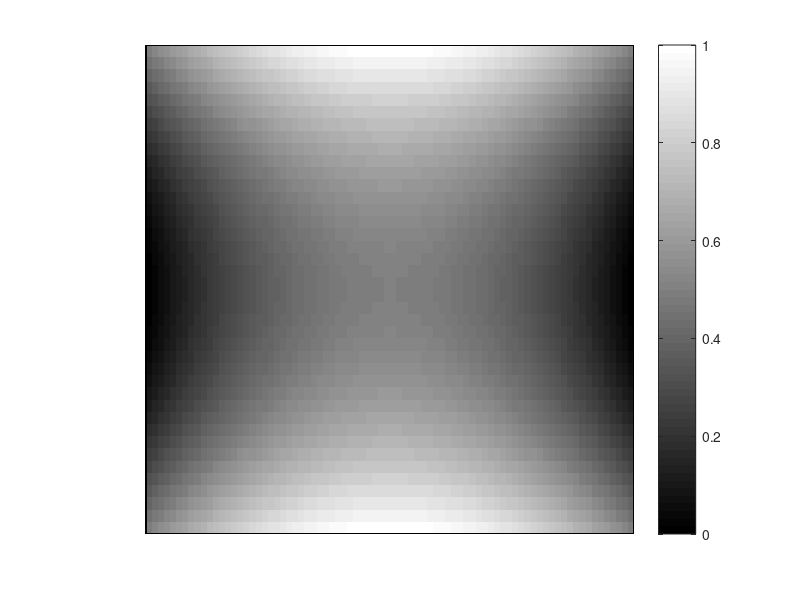
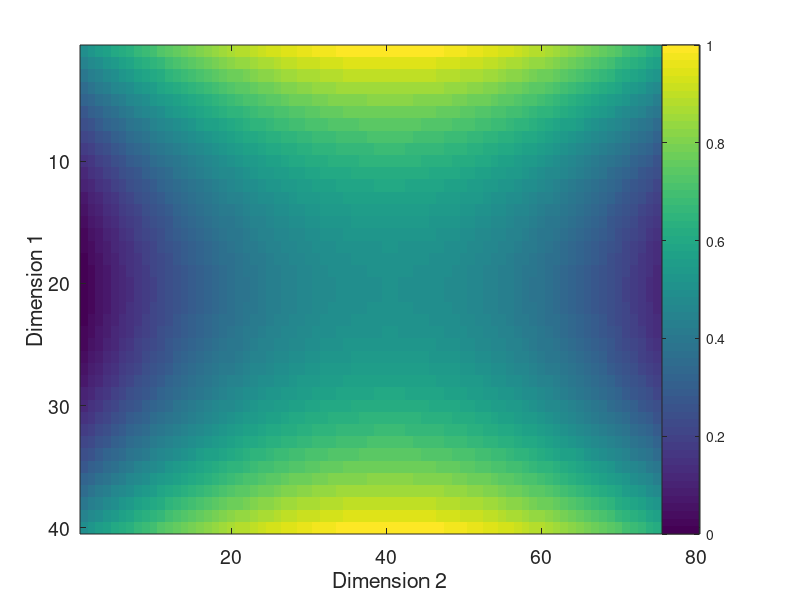
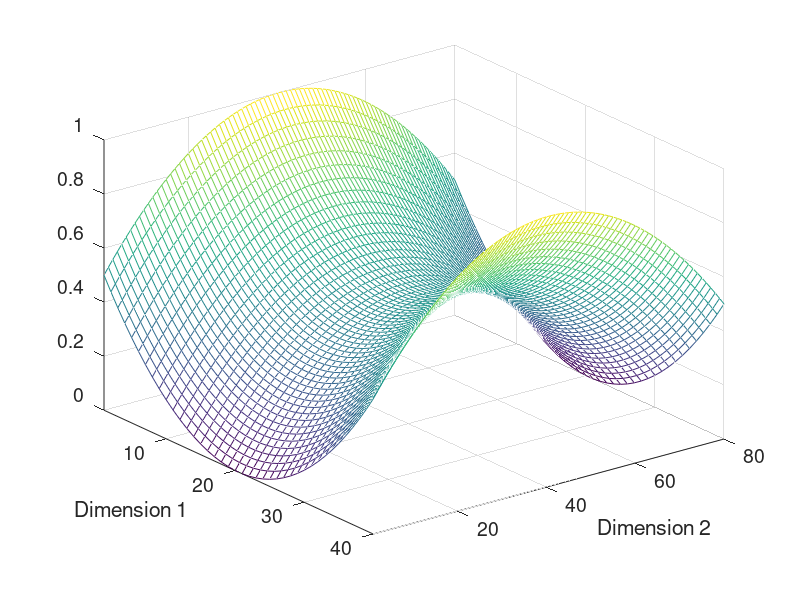
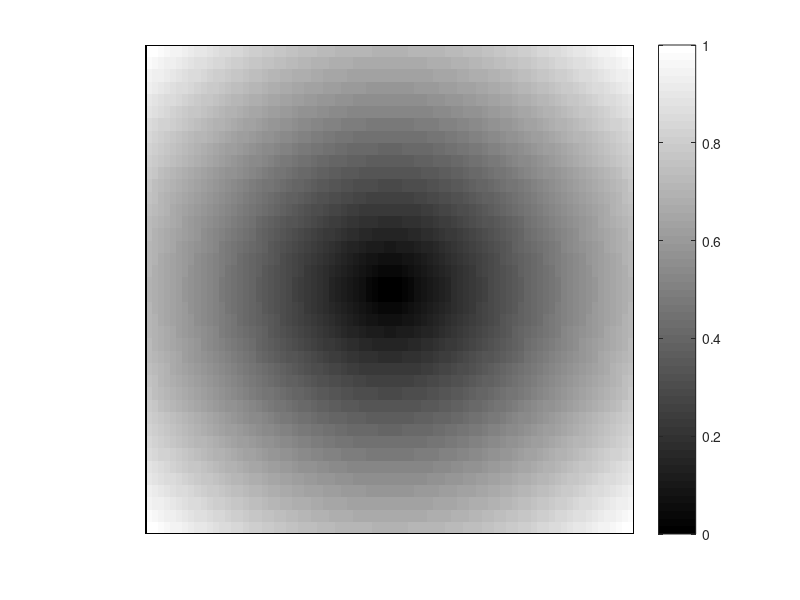

Source code (MATLAB) for these figures, in order:
%%create_4pixel_images
clear
close all

font_size = 14;
im_size = 400;

%Grid for images
array_size = 40;
col_sizes = 40:40:160;
row_sizes = 40:40:160;

%Choices for functions
func_choices = [1,2,11];

%Printer type
format_type = '-dpng';
resolution = '-r100';


%Possible shapes 3D functions
func_handles = {@(X,Y) X.^2-Y.^2; ...
    @(X,Y) sqrt(X.^2 + Y.^2); ...
    @(X,Y) Y; ...
	@(X,Y) 1 - abs(Y); ...
	@(X,Y) 1 - abs(X); ...
	@(X,Y) Y - X; ...
	@(X,Y) Y.^2 - X.^2; ...
	@(X,Y) Y.^2 - X; ...
	@(X,Y) -sqrt(X.^2 + Y.^2); ...
	@(X,Y) X.*Y; ...
	@(X,Y) sin(pi*X).*sin(pi*Y); ...
	@(X,Y) sin(pi*Y); ...
    @(X,Y) sin(pi*Y)-sin(pi*X); ...
    @(X,Y) sin(3*pi*sqrt(X.^2 + Y.^2))./(sqrt(X.^2 + Y.^2)+eps) };

%Make an image for each row choice, col choice and func choice
for ii = 1:length(row_sizes)
    for jj = 1:length(col_sizes)
        
        %Skip over cases when they are equal
        if col_sizes(jj)==row_sizes(ii)
            continue;
        end
        
        %Make the grid for the function calls
        x = linspace(-1,1,col_sizes(jj));
        y = linspace(-1,1,row_sizes(ii));
        [Y,X] = meshgrid(x,y);

        for kk = func_choices 
            
            %Create an image with max and min values as the defined range
            im = func_handles{kk}(X,Y);
            im = (im - min(im(:))) / (max(im(:)) - min(im(:)));


            %Interpolate to make bigger
            big_im = imresize(im,[im_size im_size],'nearest');

            %Add a 1-pixel black border
            big_im(1:end,1) = 0;
            big_im(1:end,end) = 0;
            big_im(1,1:end) = 0;
            big_im(end,1:end) = 0;

            %Resize and show
            figure('Color','w')        
            imshow(big_im,[]);
            fig_pos = get(gcf,'Position');
            ax_pos = get(gca,'Position');
            set(gca,'FontSize',font_size)

            %Add colorbar and return to original position
            colorbar
            set(gca,'Position',[ax_pos(1:2)-[0.03 0.0], ax_pos(3:4)])
            ax_pos = get(gca,'Position');


            %Print imshow
            print(sprintf('Cropped\\visualize2_imshow_row%d_col%d_func%d',ii,jj,kk),format_type,resolution);

            % Imagesc
            figure('Color','w')
            imagesc(im)
            colorbar
            set(gcf,'Position',fig_pos)
            set(gca,'Position',ax_pos)
            set(gca,'FontSize',font_size)
            xlabel('Dimension 2'), ylabel('Dimension 1')

            %Print Imagesc
            print(sprintf('Cropped\\visualize2_imagesc_row%d_col%d_func%d',ii,jj,kk),format_type,resolution);

            % Mesh
            figure('Color','w')
            mesh(im)
            set(gca,'YDir','reverse')
            set(gca,'FontSize',font_size)
            set(gcf,'Position',fig_pos)
            xlabel('Dimension 2'), ylabel('Dimension 1')
            set(gca,'XLim',[1 length(x)])
            set(gca,'YLim',[1 length(y)])
            
            %axis square

            %Print mesh
            print(sprintf('Cropped\\visualize2_mesh_row%d_col%d_func%d',ii,jj,kk),format_type,resolution);
            close all
        end
    end

end